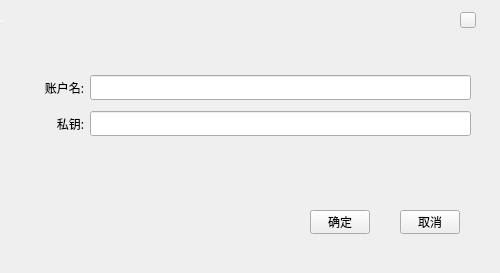
<?xml version="1.0" encoding="UTF-8"?>
<ui version="4.0">
 <class>ImportDialogHX</class>
 <widget class="QDialog" name="ImportDialogHX">
  <property name="geometry">
   <rect>
    <x>0</x>
    <y>0</y>
    <width>500</width>
    <height>273</height>
   </rect>
  </property>
  <property name="font">
   <font>
    <family>微软雅黑</family>
   </font>
  </property>
  <property name="windowTitle">
   <string>Dialog</string>
  </property>
  <property name="styleSheet">
   <string notr="true"/>
  </property>
  <widget class="QToolButton" name="closeBtn">
   <property name="geometry">
    <rect>
     <x>460</x>
     <y>12</y>
     <width>16</width>
     <height>16</height>
    </rect>
   </property>
   <property name="font">
    <font>
     <family>微软雅黑</family>
    </font>
   </property>
   <property name="cursor">
    <cursorShape>PointingHandCursor</cursorShape>
   </property>
   <property name="styleSheet">
    <string notr="true"/>
   </property>
   <property name="text">
    <string/>
   </property>
  </widget>
  <widget class="QLabel" name="title_Label">
   <property name="geometry">
    <rect>
     <x>0</x>
     <y>0</y>
     <width>500</width>
     <height>40</height>
    </rect>
   </property>
   <property name="font">
    <font>
     <family>微软雅黑</family>
     <pointsize>-1</pointsize>
     <weight>50</weight>
     <italic>false</italic>
     <bold>false</bold>
    </font>
   </property>
   <property name="styleSheet">
    <string notr="true">font: 14px &quot;微软雅黑&quot;;
color: rgb(255, 255, 255);</string>
   </property>
   <property name="text">
    <string>导入账户</string>
   </property>
  </widget>
  <widget class="QToolButton" name="okBtn">
   <property name="geometry">
    <rect>
     <x>310</x>
     <y>210</y>
     <width>60</width>
     <height>24</height>
    </rect>
   </property>
   <property name="font">
    <font>
     <family>微软雅黑</family>
    </font>
   </property>
   <property name="cursor">
    <cursorShape>PointingHandCursor</cursorShape>
   </property>
   <property name="styleSheet">
    <string notr="true">font: 9pt &quot;微软雅黑&quot;;</string>
   </property>
   <property name="text">
    <string>确定</string>
   </property>
  </widget>
  <widget class="QToolButton" name="cancelBtn">
   <property name="geometry">
    <rect>
     <x>400</x>
     <y>210</y>
     <width>60</width>
     <height>24</height>
    </rect>
   </property>
   <property name="font">
    <font>
     <family>微软雅黑</family>
    </font>
   </property>
   <property name="cursor">
    <cursorShape>PointingHandCursor</cursorShape>
   </property>
   <property name="styleSheet">
    <string notr="true">font: 9pt &quot;微软雅黑&quot;;</string>
   </property>
   <property name="text">
    <string>取消</string>
   </property>
  </widget>
  <widget class="QWidget" name="">
   <property name="geometry">
    <rect>
     <x>20</x>
     <y>70</y>
     <width>451</width>
     <height>71</height>
    </rect>
   </property>
   <layout class="QGridLayout" name="gridLayout" columnstretch="1,6">
    <item row="0" column="0">
     <widget class="QLabel" name="label_2">
      <property name="text">
       <string>账户名:</string>
      </property>
      <property name="alignment">
       <set>Qt::AlignRight|Qt::AlignTrailing|Qt::AlignVCenter</set>
      </property>
     </widget>
    </item>
    <item row="0" column="1">
     <widget class="QLineEdit" name="name">
      <property name="font">
       <font>
        <family>微软雅黑</family>
        <weight>50</weight>
        <italic>false</italic>
        <bold>false</bold>
       </font>
      </property>
      <property name="contextMenuPolicy">
       <enum>Qt::DefaultContextMenu</enum>
      </property>
      <property name="styleSheet">
       <string notr="true"/>
      </property>
      <property name="text">
       <string/>
      </property>
      <property name="echoMode">
       <enum>QLineEdit::Normal</enum>
      </property>
      <property name="readOnly">
       <bool>false</bool>
      </property>
     </widget>
    </item>
    <item row="1" column="0">
     <widget class="QLabel" name="label">
      <property name="text">
       <string>私钥:</string>
      </property>
      <property name="alignment">
       <set>Qt::AlignRight|Qt::AlignTrailing|Qt::AlignVCenter</set>
      </property>
     </widget>
    </item>
    <item row="1" column="1">
     <widget class="QLineEdit" name="privatekey">
      <property name="font">
       <font>
        <family>微软雅黑</family>
        <weight>50</weight>
        <italic>false</italic>
        <bold>false</bold>
       </font>
      </property>
      <property name="contextMenuPolicy">
       <enum>Qt::DefaultContextMenu</enum>
      </property>
      <property name="styleSheet">
       <string notr="true"/>
      </property>
      <property name="text">
       <string/>
      </property>
      <property name="echoMode">
       <enum>QLineEdit::Password</enum>
      </property>
      <property name="readOnly">
       <bool>false</bool>
      </property>
     </widget>
    </item>
   </layout>
  </widget>
  <zorder>privatekey</zorder>
  <zorder>label</zorder>
  <zorder>title_Label</zorder>
  <zorder>okBtn</zorder>
  <zorder>cancelBtn</zorder>
  <zorder>closeBtn</zorder>
  <zorder>label_2</zorder>
  <zorder>name</zorder>
 </widget>
 <tabstops>
  <tabstop>privatekey</tabstop>
 </tabstops>
 <resources/>
 <connections/>
</ui>
